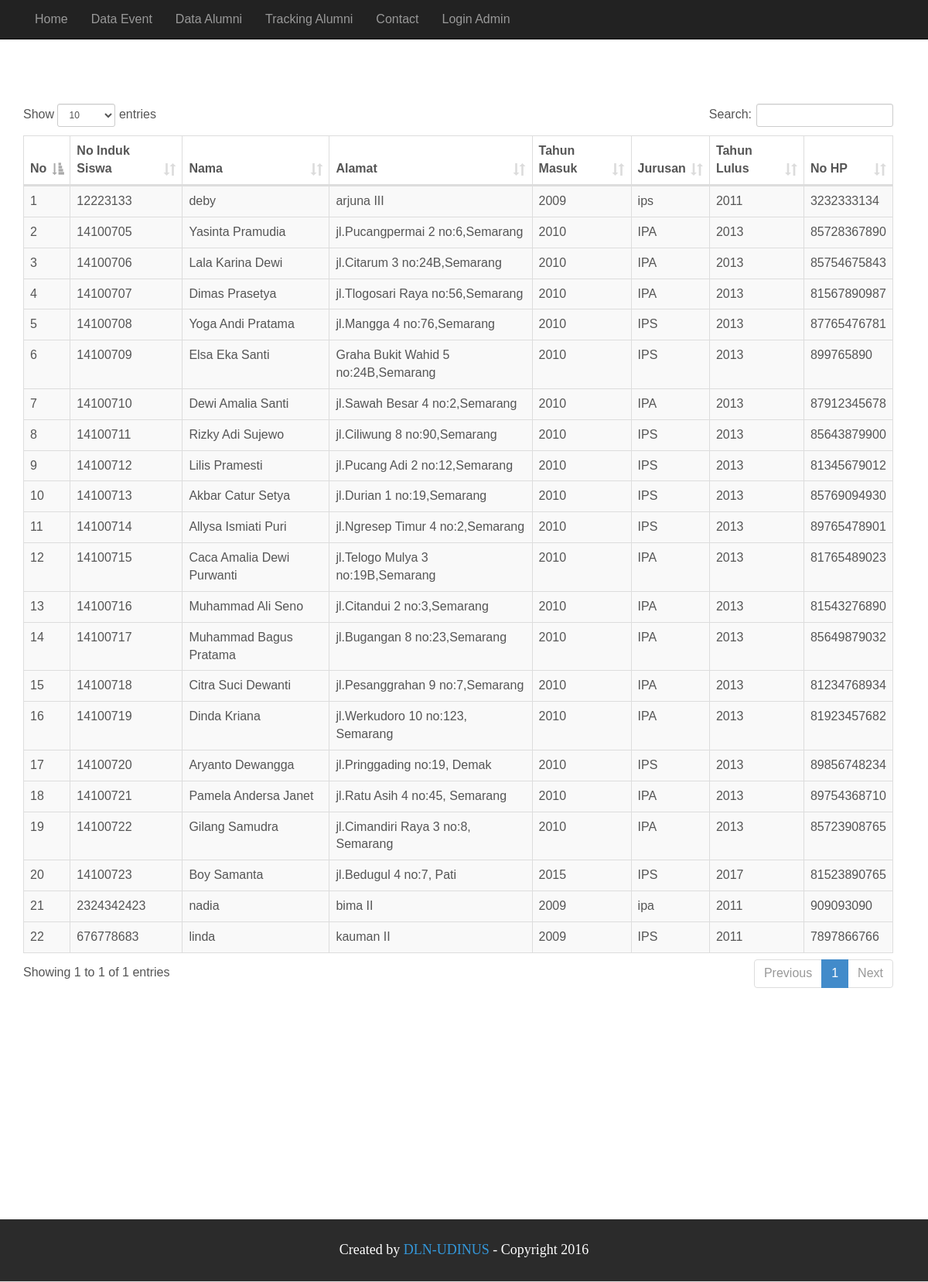
Page /alumni_data.php on the committed database.
### tables this page shows
CREATE TABLE IF NOT EXISTS `input_alumni` (
  `no_induk` varchar(50) NOT NULL,
  `nama` varchar(50) NOT NULL,
  `alamat` varchar(50) NOT NULL,
  `thn_masuk` int(10) NOT NULL,
  `jurusan` varchar(10) NOT NULL,
  `thn_lulus` int(10) NOT NULL,
  `no_hp` varchar(20) NOT NULL,
  PRIMARY KEY (`no_induk`)
);

### alumni_data.php (the view, shortened to what this page needs)
<?php include 'header1.php'; ?>
		<div class="container" id="About" name="About">
		<br>
		<br>
		<br>
		<br>
		<br>
		<br>
		<table class="table table-bordered table-striped table-hover" id="example">
			<thead>
              <tr>
                <th>No</th>
                <th>No Induk Siswa</th>
                <th>Nama </th>
                <th>Alamat</th>
                <th>Tahun Masuk</th>
                <th>Jurusan</th>
                <th>Tahun Lulus</th>
                <th>No HP</th>
              </tr>
	        </thead>
			<?php
				$sql=("SELECT no_induk, nama, alamat, thn_masuk, jurusan, thn_lulus, no_hp FROM `input_alumni`");
				$query = $conn->prepare($sql);
				$query->execute();
				$no=0;
				while($tampil=$query->fetch()){
				$no_induk=$tampil['no_induk'];
				$nama=$tampil['nama'];
				$alamat=$tampil['alamat'];
				$thn_masuk=$tampil['thn_masuk'];
				$jurusan=$tampil['jurusan'];
				$thn_lulus=$tampil['thn_lulus'];
				$no_hp=$tampil['no_hp'];
				$no++;
			?>
			<tbody>
			  <tr>
			  <td><?php echo $no;?></td>
			  <td><?php echo $no_induk;?></td>
			  <td><?php echo $nama;?></td>
			  <td><?php echo $alamat;?></td>
			  <td><?php echo $thn_masuk;?></td>
			  <td><?php echo $jurusan;?></td>
			  <td><?php echo $thn_lulus;?></td>
			  <td><?php echo $no_hp;?></td>
			  </tr>
			</tbody>
			<?php } ?>
		</table>
		</div>
		<br>
		<br>
		<br>
		<br>
		<br>
		<br>
		<br>
		<br>
		<br>
		<br>
		<br>
		<br>
		<br>
<?php
include 'footer.php';?>

### assets/css/main.css (style rules this page uses)
html, button, input, select, textarea { color: #222; }
body { font-size: 1em; line-height: 1.4; }
html, body { height: 100%; }
body { font-family: "Lato"; font-weight: 300; font-size: 16px; color: #555; -webkit-font-smoothing: antialiased; -webkit-overflow-scrolling: touch; }

### datatable/datatables.css (style rules this page uses)
table.dataTable { clear: both; margin-top: 6px !important; margin-bottom: 6px !important; max-width: none !important; }
table.dataTable td, table.dataTable th { -webkit-box-sizing: content-box; -moz-box-sizing: content-box; box-sizing: content-box; }
table.dataTable thead > tr > th.sorting_asc, table.dataTable thead > tr > th.sorting_desc, table.dataTable thead > tr > th.sorting, table.dataTable thead > tr > td.sorting_asc, table.dataTable thead > tr > td.sorting_desc, table.dataTable thead > tr > td.sorting { padding-right: 30px; }
table.dataTable thead .sorting, table.dataTable thead .sorting_asc, table.dataTable thead .sorting_desc, table.dataTable thead .sorting_asc_disabled, table.dataTable thead .sorting_desc_disabled { cursor: pointer; position: relative; }
table.dataTable thead .sorting:after, table.dataTable thead .sorting_asc:after, table.dataTable thead .sorting_desc:after, table.dataTable thead .sorting_asc_disabled:after, table.dataTable thead .sorting_desc_disabled:after { position: absolute; bottom: 8px; right: 8px; display: block; font-family: 'Glyphicons Halflings'; opacity: 0.5; }
table.dataTable thead .sorting:after { opacity: 0.2; content: "\e150"; }
table.dataTable thead .sorting_asc:after { content: "\e155"; }
table.table-bordered.dataTable { border-collapse: separate !important; }
table.table-bordered.dataTable th, table.table-bordered.dataTable td { border-left-width: 0; }
table.table-bordered.dataTable th:last-child, table.table-bordered.dataTable th:last-child, table.table-bordered.dataTable td:last-child, table.table-bordered.dataTable td:last-child { border-right-width: 0; }
table.table-bordered.dataTable tbody th, table.table-bordered.dataTable tbody td { border-bottom-width: 0; }

### header1.php (style rules this page uses)
body { font-family: Arial !important; }

### rows in the picture
input_alumni: no_induk "12223133", nama "deby", alamat "arjuna III", thn_masuk "2009", jurusan "ips", thn_lulus "2011", no_hp "3232333134"
input_alumni: no_induk "14100705", nama "Yasinta Pramudia", alamat "jl.Pucangpermai 2 no:6,Semarang", thn_masuk "2010", jurusan "IPA", thn_lulus "2013", no_hp "85728367890"
input_alumni: no_induk "14100706", nama "Lala Karina Dewi", alamat "jl.Citarum 3 no:24B,Semarang", thn_masuk "2010", jurusan "IPA", thn_lulus "2013", no_hp "85754675843"
input_alumni: no_induk "14100707", nama "Dimas Prasetya", alamat "jl.Tlogosari Raya no:56,Semarang", thn_masuk "2010", jurusan "IPA", thn_lulus "2013", no_hp "81567890987"
input_alumni: no_induk "14100708", nama "Yoga Andi Pratama", alamat "jl.Mangga 4 no:76,Semarang", thn_masuk "2010", jurusan "IPS", thn_lulus "2013", no_hp "87765476781"
input_alumni: no_induk "14100709", nama "Elsa Eka Santi", alamat "Graha Bukit Wahid 5 no:24B,Semarang", thn_masuk "2010", jurusan "IPS", thn_lulus "2013", no_hp "899765890"
input_alumni: no_induk "14100710", nama "Dewi Amalia Santi", alamat "jl.Sawah Besar 4 no:2,Semarang", thn_masuk "2010", jurusan "IPA", thn_lulus "2013", no_hp "87912345678"
input_alumni: no_induk "14100711", nama "Rizky Adi Sujewo", alamat "jl.Ciliwung 8 no:90,Semarang", thn_masuk "2010", jurusan "IPS", thn_lulus "2013", no_hp "85643879900"
input_alumni: no_induk "14100712", nama "Lilis Pramesti", alamat "jl.Pucang Adi 2 no:12,Semarang", thn_masuk "2010", jurusan "IPS", thn_lulus "2013", no_hp "81345679012"
input_alumni: no_induk "14100713", nama "Akbar Catur Setya", alamat "jl.Durian 1 no:19,Semarang", thn_masuk "2010", jurusan "IPS", thn_lulus "2013", no_hp "85769094930"
input_alumni: no_induk "14100714", nama "Allysa Ismiati Puri", alamat "jl.Ngresep Timur 4 no:2,Semarang", thn_masuk "2010", jurusan "IPS", thn_lulus "2013", no_hp "89765478901"
input_alumni: no_induk "14100715", nama "Caca Amalia Dewi Purwanti", alamat "jl.Telogo Mulya 3 no:19B,Semarang", thn_masuk "2010", jurusan "IPA", thn_lulus "2013", no_hp "81765489023"
input_alumni: no_induk "14100716", nama "Muhammad Ali Seno", alamat "jl.Citandui 2 no:3,Semarang", thn_masuk "2010", jurusan "IPA", thn_lulus "2013", no_hp "81543276890"
input_alumni: no_induk "14100717", nama "Muhammad Bagus Pratama", alamat "jl.Bugangan 8 no:23,Semarang", thn_masuk "2010", jurusan "IPA", thn_lulus "2013", no_hp "85649879032"
input_alumni: no_induk "14100718", nama "Citra Suci Dewanti", alamat "jl.Pesanggrahan 9 no:7,Semarang", thn_masuk "2010", jurusan "IPA", thn_lulus "2013", no_hp "81234768934"
input_alumni: no_induk "14100719", nama "Dinda Kriana", alamat "jl.Werkudoro 10 no:123, Semarang", thn_masuk "2010", jurusan "IPA", thn_lulus "2013", no_hp "81923457682"
input_alumni: no_induk "14100720", nama "Aryanto Dewangga", alamat "jl.Pringgading no:19, Demak", thn_masuk "2010", jurusan "IPS", thn_lulus "2013", no_hp "89856748234"
input_alumni: no_induk "14100721", nama "Pamela Andersa Janet", alamat "jl.Ratu Asih 4 no:45, Semarang", thn_masuk "2010", jurusan "IPA", thn_lulus "2013", no_hp "89754368710"
input_alumni: no_induk "14100722", nama "Gilang Samudra", alamat "jl.Cimandiri Raya 3 no:8, Semarang", thn_masuk "2010", jurusan "IPA", thn_lulus "2013", no_hp "85723908765"
input_alumni: no_induk "14100723", nama "Boy Samanta", alamat "jl.Bedugul 4 no:7, Pati", thn_masuk "2015", jurusan "IPS", thn_lulus "2017", no_hp "81523890765"
input_alumni: no_induk "2324342423", nama "nadia", alamat "bima II", thn_masuk "2009", jurusan "ipa", thn_lulus "2011", no_hp "909093090"
input_alumni: no_induk "676778683", nama "linda", alamat "kauman II", thn_masuk "2009", jurusan "IPS", thn_lulus "2011", no_hp "7897866766"
